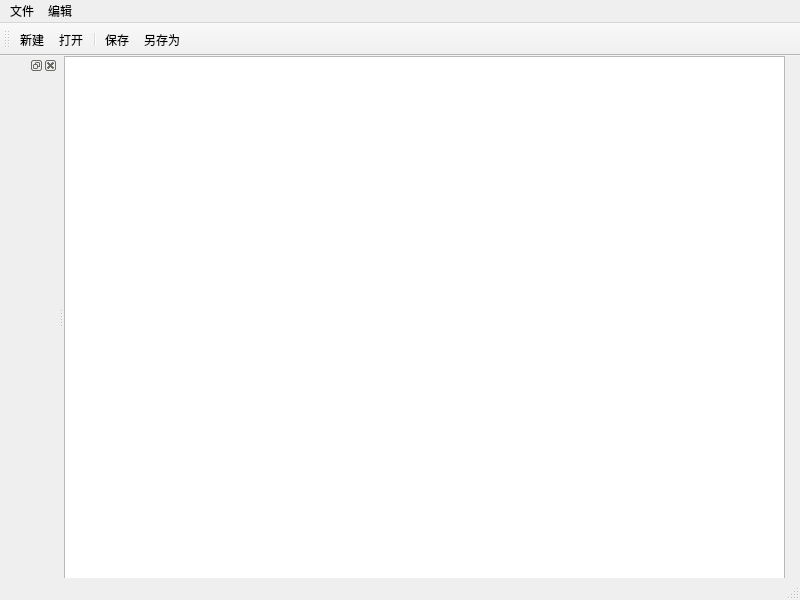
<?xml version="1.0" encoding="UTF-8"?>
<ui version="4.0">
 <class>MainWindow</class>
 <widget class="QMainWindow" name="MainWindow">
  <property name="geometry">
   <rect>
    <x>0</x>
    <y>0</y>
    <width>800</width>
    <height>600</height>
   </rect>
  </property>
  <property name="windowTitle">
   <string>MainWindow</string>
  </property>
  <widget class="QWidget" name="centralwidget">
   <widget class="QTextEdit" name="textEdit">
    <property name="geometry">
     <rect>
      <x>0</x>
      <y>0</y>
      <width>721</width>
      <height>541</height>
     </rect>
    </property>
   </widget>
  </widget>
  <widget class="QMenuBar" name="menubar">
   <property name="geometry">
    <rect>
     <x>0</x>
     <y>0</y>
     <width>800</width>
     <height>22</height>
    </rect>
   </property>
   <widget class="QMenu" name="menu">
    <property name="title">
     <string>文件</string>
    </property>
    <addaction name="actionNew"/>
    <addaction name="actionOpen"/>
    <addaction name="separator"/>
    <addaction name="actionSave"/>
    <addaction name="actionAnotherSave"/>
   </widget>
   <widget class="QMenu" name="menu_2">
    <property name="title">
     <string>编辑</string>
    </property>
   </widget>
   <addaction name="menu"/>
   <addaction name="menu_2"/>
  </widget>
  <widget class="QStatusBar" name="statusbar"/>
  <widget class="QToolBar" name="toolBar">
   <property name="windowTitle">
    <string>toolBar</string>
   </property>
   <attribute name="toolBarArea">
    <enum>TopToolBarArea</enum>
   </attribute>
   <attribute name="toolBarBreak">
    <bool>false</bool>
   </attribute>
   <addaction name="actionNew"/>
   <addaction name="actionOpen"/>
   <addaction name="separator"/>
   <addaction name="actionSave"/>
   <addaction name="actionAnotherSave"/>
  </widget>
  <widget class="QDockWidget" name="dockWidget">
   <attribute name="dockWidgetArea">
    <number>1</number>
   </attribute>
   <widget class="QWidget" name="dockWidgetContents"/>
  </widget>
  <action name="actionNew">
   <property name="text">
    <string>新建</string>
   </property>
  </action>
  <action name="actionOpen">
   <property name="text">
    <string>打开</string>
   </property>
  </action>
  <action name="actionSave">
   <property name="text">
    <string>保存</string>
   </property>
  </action>
  <action name="actionAnotherSave">
   <property name="text">
    <string>另存为</string>
   </property>
  </action>
 </widget>
 <resources/>
 <connections/>
</ui>
